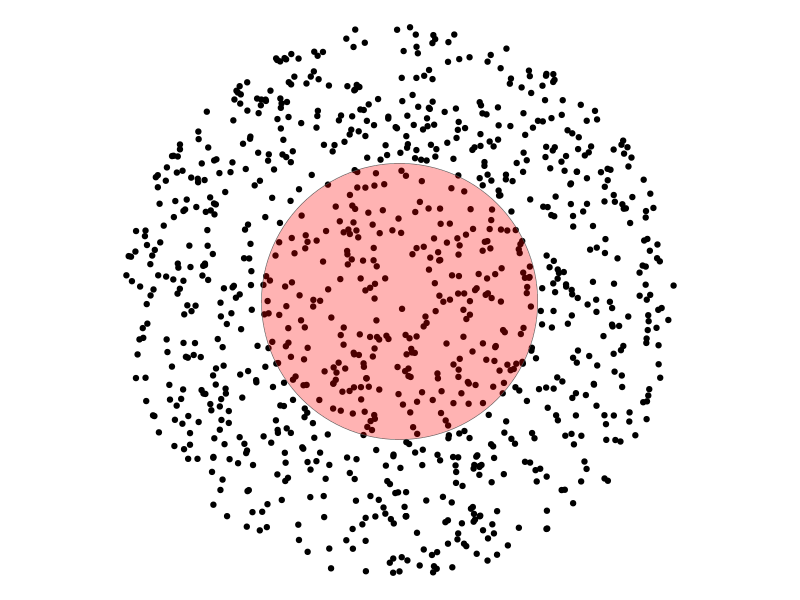
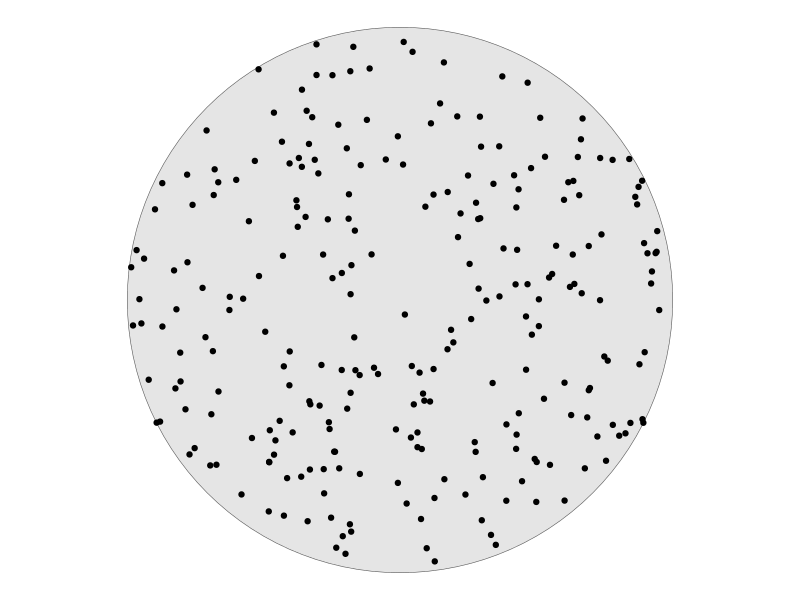

Generate these figures, in order, with R: (Note: this script raises an error after producing the figures.)
## ---- chunk 1
knitr::opts_chunk$set(echo = TRUE)
## ---- chunk 2

library(sf)
library(tidyverse)
library(microbenchmark)
library(cowplot)
library(ggridges)
monte_generoso <- st_buffer(st_sfc(st_point(c(722758.81,87648.67)),crs = 21781),1000)

points <- st_sample(st_buffer(monte_generoso,1000),1000,what = "centers")

ggplot() + 
  geom_sf(data = points)+
  geom_sf(data = monte_generoso,fill = "red",alpha = 0.3) + 
  theme_void()


## ---- chunk 3
points_filter1 <- points[st_within(points,monte_generoso,sparse = FALSE)[,1]]
points_filter2 <- points[st_contains(monte_generoso,points,sparse = FALSE)[1,]]
points_filter3 <- points[st_intersects(points,monte_generoso,sparse = FALSE)[,1]]
points_filter4 <- points[st_covered_by(points,monte_generoso,sparse = FALSE)[,1]]

ggplot()  + geom_sf(data = monte_generoso)+ geom_sf(data = points_filter1) + theme_void()

identical(points_filter1,points_filter2)
identical(points_filter1,points_filter3)
identical(points_filter1,points_filter4)

## ---- chunk 4
mbm  <- microbenchmark(
  intersects = st_intersects(monte_generoso,points),
  within = st_within(points,monte_generoso),
  contains = st_contains(monte_generoso,points),
  covered_by = st_covered_by(points,monte_generoso),
  times = 100
)


mbm <- mbm %>%
  mutate(
    mbm$time <- microbenchmark:::convert_to_unit(mbm$time,"t"),
    expr = fct_reorder(expr,time,median,.desc = TRUE)
  )


ggplot(mbm, aes(time,expr,fill = ..x..)) +
  geom_density_ridges_gradient(scale = 2, rel_min_height = 0.01) +
  scale_fill_viridis_c(option = "C")  +
  labs(y = "Function",x = paste0("Duration (in ",attr(mbm$time,"unit"),")")) +
  theme(legend.position="none") +
  theme_minimal()
## ---- chunk 5
mbm2 <- map_dfr(c(10,100,500,1000,5000,10000),function(n_points){
  
  points <- st_sample(st_buffer(monte_generoso,1000),n_points,what = "centers")

  mbm  <- microbenchmark(
  intersects = st_intersects(monte_generoso,points),
  within = st_within(points,monte_generoso),
  contains = st_contains(monte_generoso,points),
  covered_by = st_covered_by(points,monte_generoso),
  times = 10
  )
  as.data.frame(mbm) %>%
    mutate(n = n_points)
})
## ---- chunk 6
mbm2$time <- microbenchmark:::convert_to_unit(mbm2$time,"t")

mbm2 %>%
  group_by(expr,n) %>%
  summarise(
    median = median(time),
    q25 = quantile(time,0.25),
    q75 = quantile(time,0.75)
  ) %>%
ggplot(aes(n,median, colour = expr)) +
  geom_line() +
  geom_pointrange(aes(ymin = q25,ymax = q75)) +
  labs(x = "# data points",y = paste0("Duration (in ",attr(mbm2$time,"unit"),")"), colour = "Binary Predicate Operation") +
  expand_limits(y = 0) +
  theme_minimal() +
  theme(legend.position = "bottom") 

## ---- chunk 7


mbm3 <- map_dfr(c(1,5,20,100,500),function(n_circles){
  
  points <- st_sample(st_buffer(monte_generoso,1000),1000,what = "centers")
  circles <-   st_sample(st_buffer(monte_generoso,1000),n_circles,what = "centers") %>%
    st_buffer(500)

  mbm  <- microbenchmark(
  intersects = st_intersects(monte_generoso,points),
  within = st_within(points,monte_generoso),
  contains = st_contains(monte_generoso,points),
  covered_by = st_covered_by(points,monte_generoso),
  times = 10
  )
  as.data.frame(mbm) %>%
    mutate(n = n_circles)
})

mbm3$time <- microbenchmark:::convert_to_unit(mbm3$time,"t")


mbm3 %>%
  group_by(expr,n) %>%
  summarise(
    median = median(time),
    q25 = quantile(time,0.25),
    q75 = quantile(time,0.75)
  ) %>%
ggplot(aes(n,median, colour = expr)) +
  geom_line() +
  geom_pointrange(aes(ymin = q25,ymax = q75)) +
  labs(x = "# data circles",y = paste0("Duration (in ",attr(mbm3$time,"unit"),")"), colour = "Binary Predicate Operation") +
  expand_limits(y = 0) +
  theme_minimal() +
  theme(legend.position = "bottom") 

## ---- chunk 8
sessionInfo()
